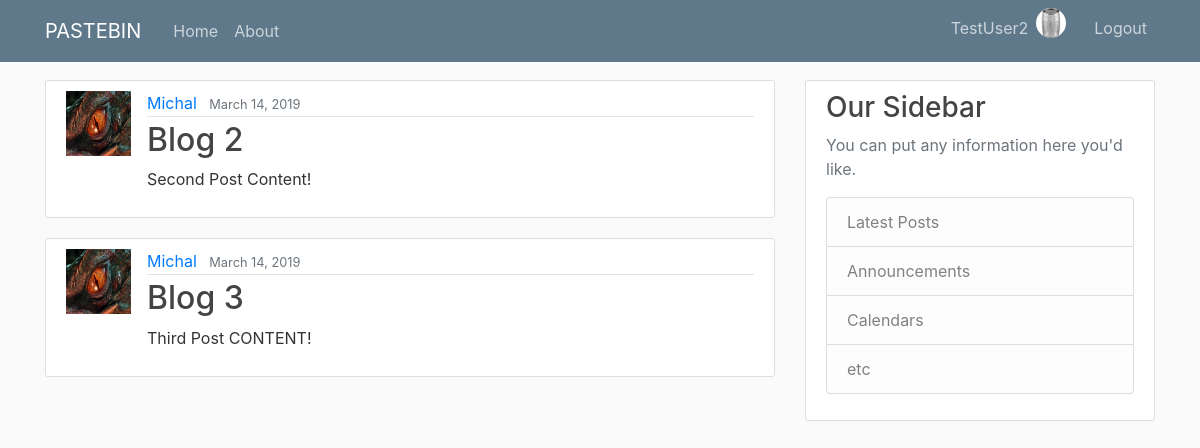
Page / (signed in) on the committed database.
### users/models.py (models this page shows, shortened)
class Profile(models.Model):
	user = models.OneToOneField(User, on_delete=models.CASCADE)
	image = models.ImageField(default='default.png', upload_to='profile_pics')

### blog/models.py (models this page shows, shortened)
class Post(models.Model):
	title = models.CharField(max_length=100)
	content = models.TextField()
	date_posted = models.DateTimeField(default=timezone.now)
	author = models.ForeignKey(User, on_delete=models.CASCADE)

### blog/views.py (the view)
# urls.py: 2. Add a URL to urlpatterns:  path('', views.home, name='home')
def home(request):
	context = {
		'posts': Post.objects.all()
	}
	return render(request, 'blog/home.html', context)

### blog/templates/blog/home.html
{% extends "blog/base.html" %}
{% block content %}
	{% for post in posts %}
		<article class="media content-section">
			<img class="rounded-cirlce article-img" src="{{ post.author.profile.image.url }}">
			<div class="media-body">
				<div class="article-metadata">
				  <a class="mr-2" href="#">{{ post.author }}</a>
				  <small class="text-muted">{{ post.date_posted|date:"F d, Y" }}</small>
				</div>
				<h2><a class="article-title" href="#">{{ post.title }}</a></h2>
				<p class="article-content">{{ post.content }}</p>
			</div>
		</article>
	{% endfor %}
{% endblock content %}

### blog/templates/blog/base.html (shortened to what this page needs)
{% load static %}
<!DOCTYPE html>
<html>
<head>
	<link rel="stylesheet" href="https://maxcdn.bootstrapcdn.com/bootstrap/4.0.0/css/bootstrap.min.css">
	<link rel= "stylesheet" type="text/css" href="{% static 'blog/main.css' %}">
</head>
<body>
<header class="site-header">
  <nav class="navbar navbar-expand-md navbar-dark bg-steel fixed-top">
    <div class="container">
      <a class="navbar-brand mr-4" href="{% url 'blog-home' %}">PASTEBIN</a>
      <div class="collapse navbar-collapse" id="navbarToggle">
        <div class="navbar-nav mr-auto">
          <a class="nav-item nav-link" href="{% url 'blog-home' %}">Home</a>
          <a class="nav-item nav-link" href="{% url 'blog-about'%}">About</a>
        </div>
        <div class="navbar-nav">
					{% if user.is_authenticated %}
						<a class="nav-item nav-link" href="{% url 'profile' %}">{{ user.username }}</a>
						<img style="height:30px; width:30px;" class="rounded-circle account-img" src="{{ user.profile.image.url }}">
						<a class="nav-item nav-link" href="{% url 'logout' %}">Logout</a>
					{% else %}
		        <a class="nav-item nav-link" href="{% url 'login' %}">Login</a>
		        <a class="nav-item nav-link" href="{% url 'register' %}">Register</a>
					{% endif %}
        </div>
      </div>
		</div>
  </nav>
</header>
<main role="main" class="container">
	<div class="row">
    <div class="col-md-8">
      {% block content %}{% endblock %}
    </div>
    <div class="col-md-4">
      <div class="content-section">
        <h3>Our Sidebar</h3>
        <p class='text-muted'>You can put any information here you'd like.
          <ul class="list-group">
            <li class="list-group-item list-group-item-light">Latest Posts</li>
            <li class="list-group-item list-group-item-light">Announcements</li>
            <li class="list-group-item list-group-item-light">Calendars</li>
            <li class="list-group-item list-group-item-light">etc</li>
          </ul>
        </p>
      </div>
    </div>
  </div>
</main>
</body>
</html>

### blog/static/blog/main.css (style rules this page uses)
body { background: #fafafa; color: #333333; margin-top: 5rem; }
h1, h2, h3, h4, h5, h6 { color: #444444; }
ul { margin: 0; }
.bg-steel { background-color: #5f788a; }
.site-header .navbar-nav .nav-link { color: #cbd5db; }
.content-section { background: #ffffff; padding: 10px 20px; border: 1px solid #dddddd; border-radius: 3px; margin-bottom: 20px; }
.article-title { color: #444444; }
.article-content { white-space: pre-line; }
.article-img { height: 65px; width: 65px; margin-right: 16px; }
.article-metadata { padding-bottom: 1px; margin-bottom: 4px; border-bottom: 1px solid #e3e3e3 }
.account-img { height: 125px; width: 125px; margin-right: 20px; margin-bottom: 16px; }

### rows in the picture
Post: author.profile.image (picture), author "Michal", date_posted "March 14, 2019", title "Blog 2", content "Second Post Content!"
Post: author.profile.image (picture), author "Michal", date_posted "March 14, 2019", title "Blog 3", content "Third Post CONTENT!"

### other values in the picture
{{ user.username }} "TestUser2"
